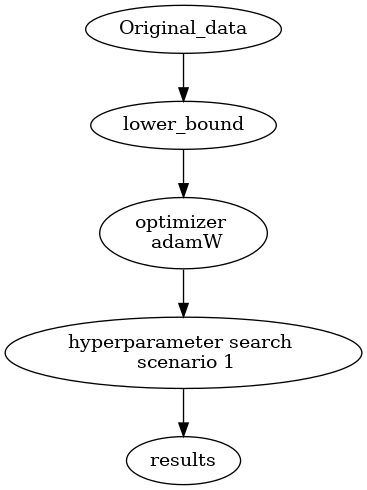

Reproduce this figure in Python.
from graphviz import Digraph


G = Digraph(format='png')


nodes = ['Original_data', 'lower_bound', f'optimizer \n adamW', 'hyperparameter search \n scenario 1', "results"]
for node in nodes:
    G.node(node)


edges = [('Original_data', 'lower_bound'), ('lower_bound', f'optimizer \n adamW'), (f'optimizer \n adamW',  'hyperparameter search \n scenario 1'), ('hyperparameter search \n scenario 1', 'results')]
for edge in edges:
    G.edge(*edge)





G.render('path_2', cleanup=True, view=False)
